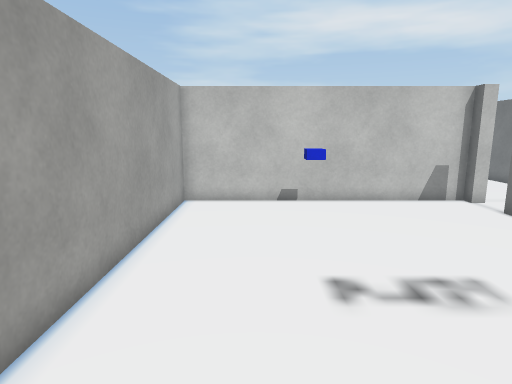
[1] (above)

20 first-person views from a walk through a 3-D level made in the Unity game engine. The camera is 1.5 m above the floor, tilts 10° down and sees 75° across. The floor is counted in squares, 0.5 m on a side. Each view is taken from the middle of a square. On the plan, view 1 faces up. The plan holds only what a view shows up to about 20 squares ahead; the rest is blank. The place goes on beyond the plan. Some surface patterns are stand-ins.

[2]
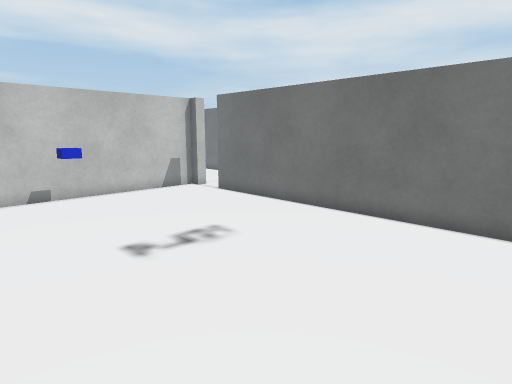

[3]
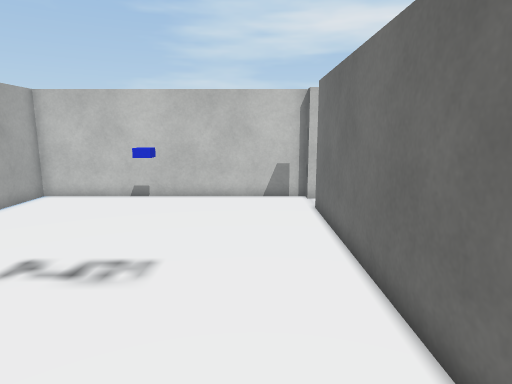

[4]
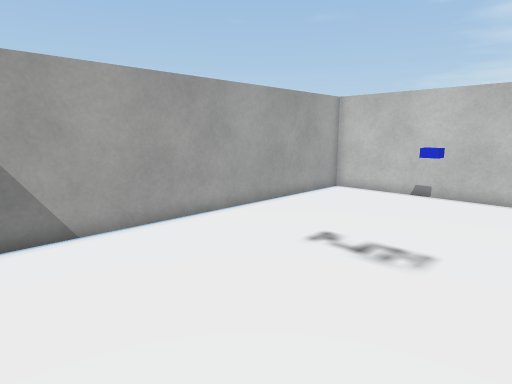

[5]
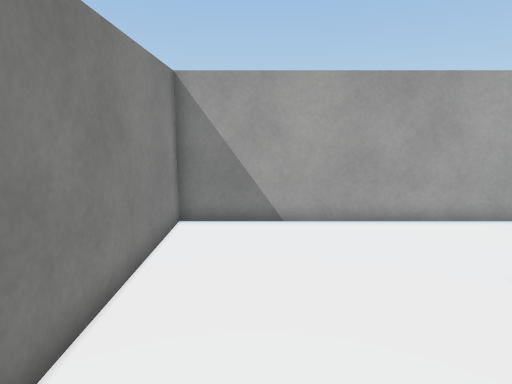

[6]
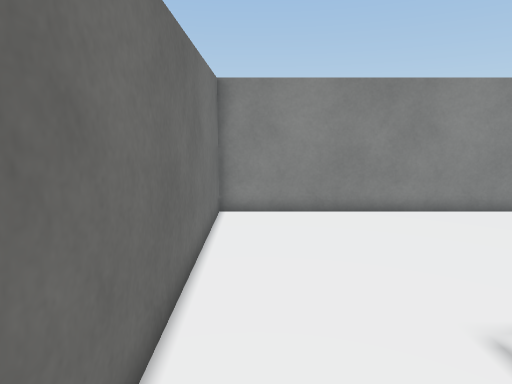

[7]
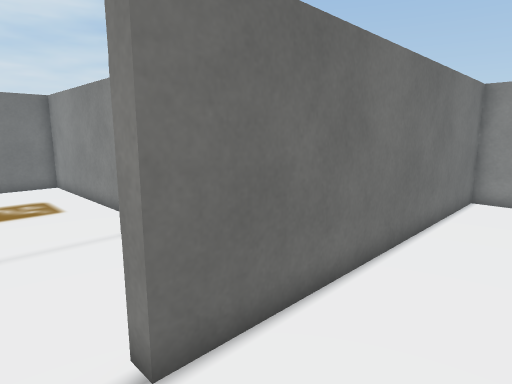

[8]
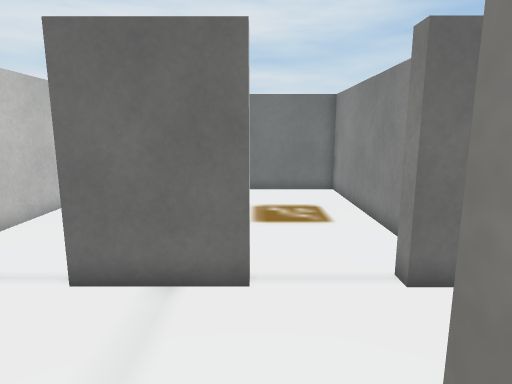

[9]
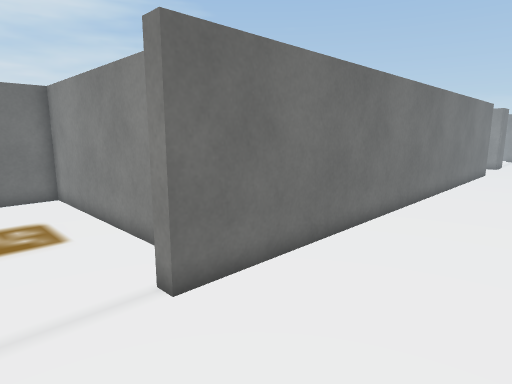

[10]
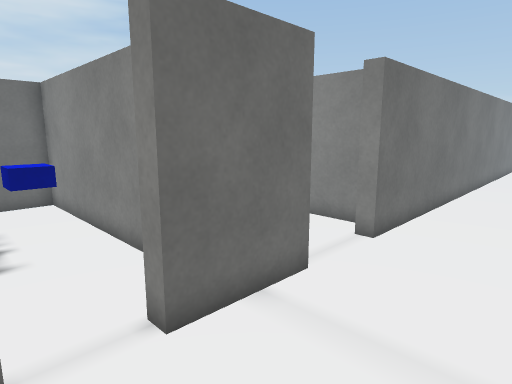

[11]
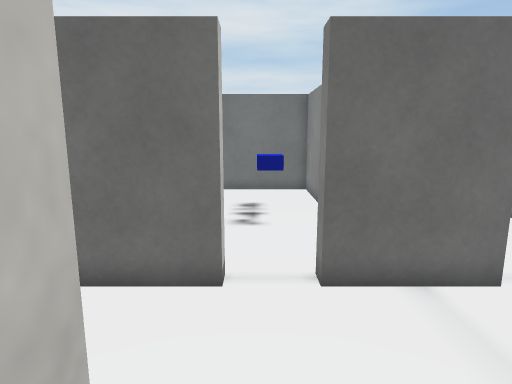

[12]
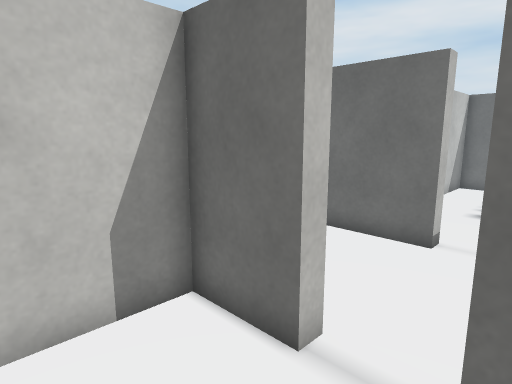

[13]
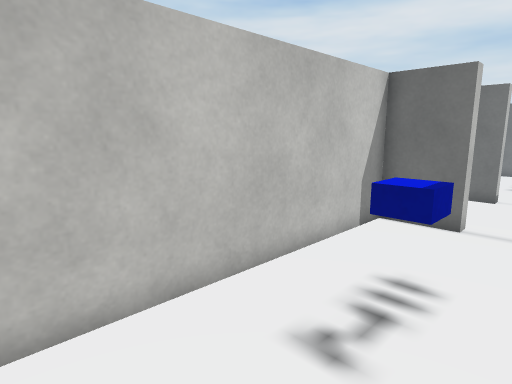

[14]
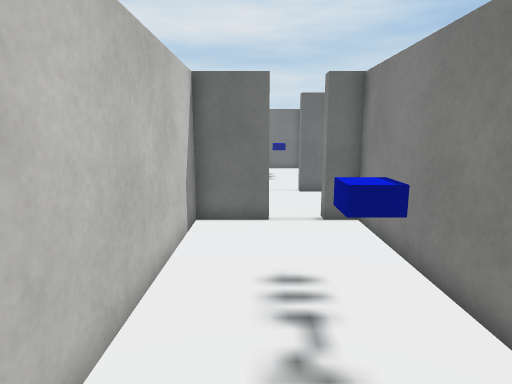

[15]
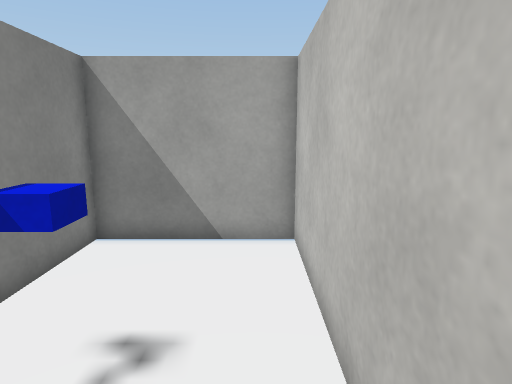

[16]
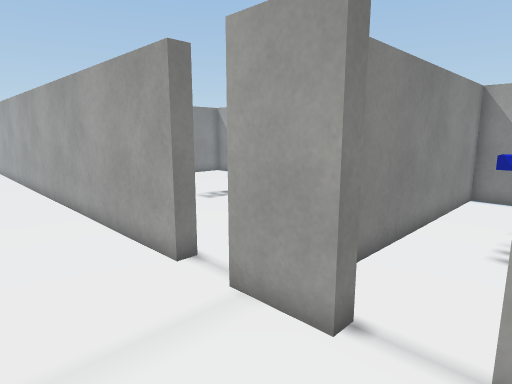

[17]
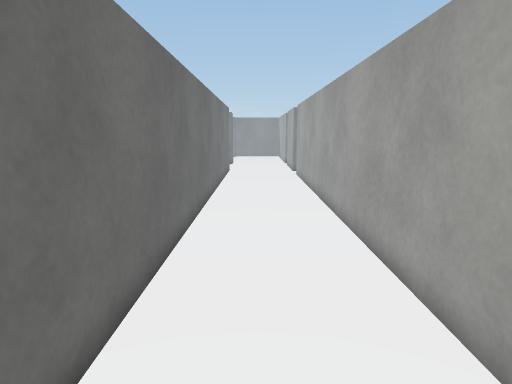

[18]
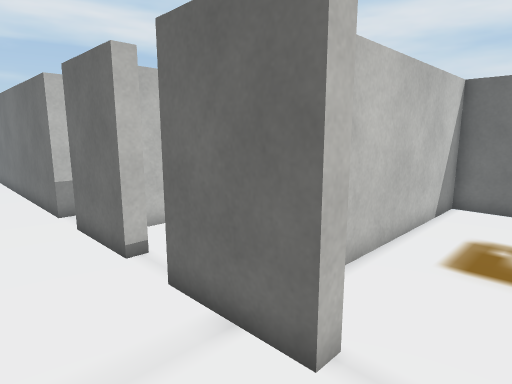

[19]
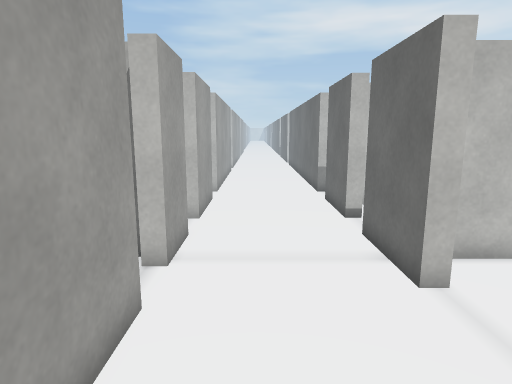

[20]
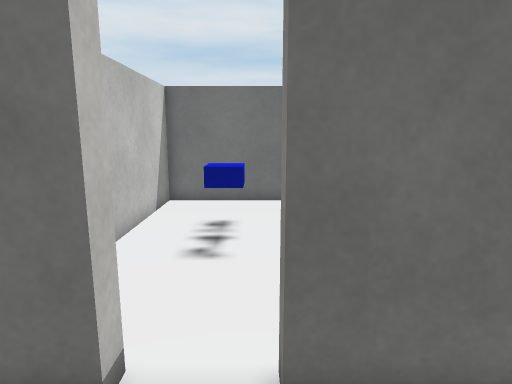

### Floor plan
Points are (right, up) in squares from view 1. A wall is a line through its corners. A room is listed if a view was taken in it or the views show most of it. See-through windows are left out.
Room 1 (views 1, 2, 3, 4, 5, 6, 7)
walls: (8.4, 14.8) (-3.2, 14.8) (-3.2, -2.7) (9.4, -2.7) (9.4, 12.4)
ways out: opening at (9.5, 13.5) to room 2
objects: blue block (2, 13) to (3, 13)
Room 2 (views 8, 9, 17, 18, 19)
walls: (9.4, 12.4) (10, 12.4) (10, -3.5); (15.9, 13.1) (15.2, 13.1) (15.2, 14.5); (10, 14.2) (9.4, 14.2) (9.4, 14.8) (8.4, 14.8); (15.2, -3.5) (15.2, 10) (15.9, 10)
ways out: opening at (9.5, 13.5) to room 1; opening at (12.5, 15.5) to room 3; opening at (15.5, 11.5) to room 6
Room 3 (views 10, 11, 16, 20)
walls: (9.4, 16.7) (10, 16.7) (10, 14.2); (15.9, 18.5) (15.2, 18.5) (15.2, 22.2); (8.4, 15.4) (9.4, 15.4); (15.2, 14.5) (15.2, 16.7) (15.9, 16.7); (10, 22.4) (10, 18.5) (9.4, 18.5)
ways out: opening at (12.5, 15.5) to room 2; opening at (9.5, 17.5) to room 4; opening at (15.5, 17.5) to room 5
Room 4 (views 12, 13, 14, 15)
walls: (9.4, 18.5) (9.4, 21.1) (-3.2, 21.1) (-3.2, 15.4) (8.4, 15.4); (9.4, 15.4) (9.4, 16.7)
ways out: opening at (9.5, 17.5) to room 3
objects: blue block (2, 17) to (3, 18)
Room 5 (no view inside)
walls: (18.8, 15.4) (26.9, 15.4) (26.9, 20.9) (16.5, 20.9)
ways out: opening at (15.5, 17.5) to room 3
objects: blue block (18, 17) to (19, 18)
Room 6 (no view inside)
walls: (18.2, 14.8) (16.8, 14.8); (16.4, 8.8) (26.9, 8.8) (26.9, 14.8) (18.5, 14.8)
ways out: opening at (15.5, 11.5) to room 2

Positions as (right, up) in squares from view 1, and headings:
1: (0, 0), facing up
2: (-2, -2), facing up-right
3: (7, -1), facing up
4: (7, -2), facing up-left
5: (8, 0), facing left
6: (8, 10), facing down
7: (6, 14), facing down-right
8: (9, 13), facing right
9: (10, 13), facing down-right
10: (11, 19), facing down-right
11: (9, 18), facing right
12: (6, 16), facing up-right
13: (-2, 16), facing up-right
14: (-2, 19), facing right
15: (6, 20), facing left
16: (14, 19), facing down-left
17: (13, 12), facing down
18: (12, 11), facing up-right
19: (12, 7), facing up
20: (12, 17), facing right
